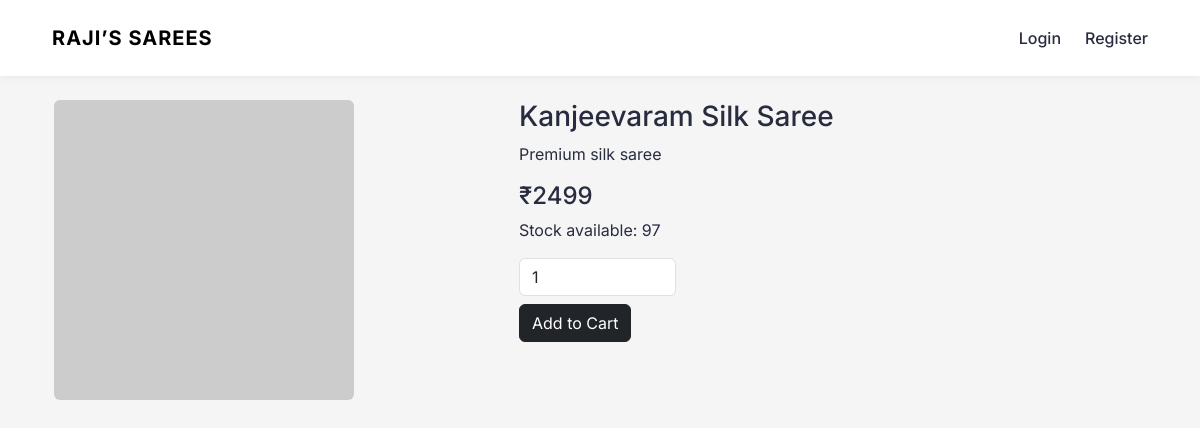
Before: /product/1 with the older database file.
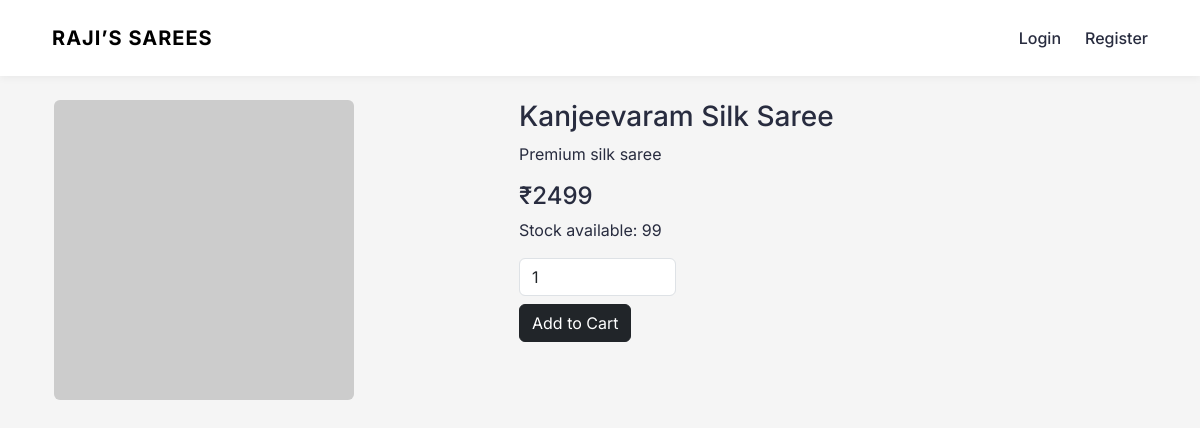
After: the same page with the newer database file.
### app.py (models this page shows)
class Product(db.Model):
    id = db.Column(db.Integer, primary_key=True)
    name = db.Column(db.String(150), nullable=False)
    price = db.Column(db.Integer, nullable=False)
    stock = db.Column(db.Integer, nullable=False)  # NEW
    image = db.Column(db.String(300), nullable=False)
    description = db.Column(db.Text, nullable=False)

### app.py (the view)
@app.route("/product/<int:id>")
def product_detail(id):
    product = Product.query.get_or_404(id)
    return render_template("product_detail.html", product=product)

### app.py (called while the page is built, shortened)
@app.context_processor
def inject_cart_count():
    return {"cart_count": 0}

### templates/product_detail.html
{% extends "base.html" %}
{% block content %}
<div class="container mt-4">
  <div class="row">
    <div class="col-md-5">
      <img src="{{ product.image }}" class="img-fluid rounded">
    </div>
    <div class="col-md-7">
      <h3>{{ product.name }}</h3>
      <p>{{ product.description }}</p>
      <h4>₹{{ product.price }}</h4>
      <p>Stock available: {{ product.stock }}</p>
      {% if product.stock > 0 %}
      <form method="POST" action="/add-to-cart/{{ product.id }}">
        <input
          type="number"
          name="quantity"
          value="1"
          min="1"
          max="{{ product.stock }}"
          class="form-control w-25 mb-2"
        >
        <button class="btn btn-dark">
          Add to Cart
        </button>
      </form>
      {% else %}
        <p class="text-danger">Out of stock</p>
      {% endif %}
    </div>
  </div>
</div>
{% endblock %}

Changed rows visible on the page:
changed Product "Kanjeevaram Silk Saree": stock "97" → "99"
